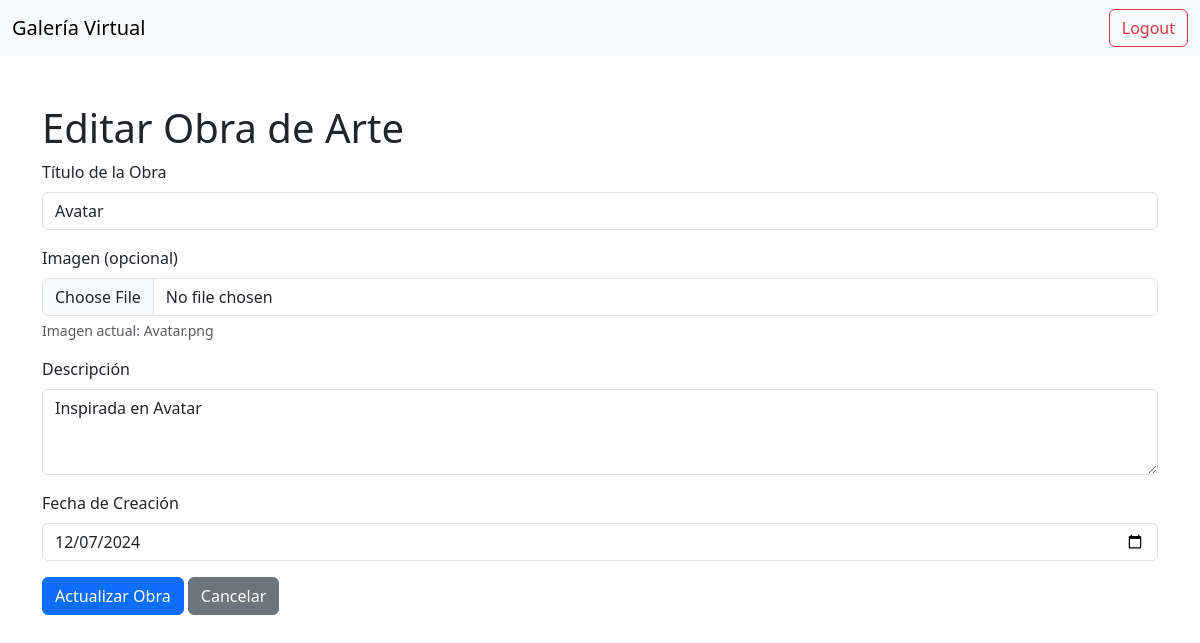
The app's page /edit/7 (signed in) with its own data.
### tables this page shows
CREATE TABLE artworks (
            id INTEGER PRIMARY KEY AUTOINCREMENT,
            title TEXT NOT NULL,
            image TEXT NOT NULL,
            description TEXT NOT NULL,
            creation_date TEXT NOT NULL
        );

### app.py (the view, shortened to what this page needs)
@app.route('/edit/<int:artwork_id>', methods=['GET', 'POST'])
def edit_artwork(artwork_id):
    if 'username' in session and session['role'] == 'admin':
        conn = sqlite3.connect('database.db')
        cursor = conn.cursor()
        cursor.execute('SELECT * FROM artworks WHERE id = ?', (artwork_id,))
        artwork = cursor.fetchone()
        conn.close()
        return render_template('edit_artwork.html', artwork=artwork)
    return redirect(url_for('login'))

### templates/edit_artwork.html (shortened to what this page needs)
<!DOCTYPE html>
<html lang="en">
<head>
    <link href="https://cdn.jsdelivr.net/npm/bootstrap@5.3.0/dist/css/bootstrap.min.css" rel="stylesheet">
</head>
<body>
    <nav class="navbar navbar-expand-lg navbar-light bg-light">
        <div class="container-fluid">
            <a class="navbar-brand" href="/">Galería Virtual</a>
            <div class="d-flex">
                <a class="btn btn-outline-danger" href="/logout">Logout</a>
            </div>
        </div>
    </nav>
    <div class="container mt-5">
        <h1>Editar Obra de Arte</h1>
        <form method="POST" enctype="multipart/form-data">
            <div class="mb-3">
                <label for="title" class="form-label">Título de la Obra</label>
                <input type="text" class="form-control" id="title" name="title" value="{{ artwork[1] }}" required>
            </div>
            <div class="mb-3">
                <label for="image" class="form-label">Imagen (opcional)</label>
                <input type="file" class="form-control" id="image" name="image">
                <p class="form-text">Imagen actual: {{ artwork[2] }}</p>
            </div>
            <div class="mb-3">
                <label for="description" class="form-label">Descripción</label>
                <textarea class="form-control" id="description" name="description" rows="3" required>{{ artwork[3] }}</textarea>
            </div>
            <div class="mb-3">
                <label for="creation_date" class="form-label">Fecha de Creación</label>
                <input type="date" class="form-control" id="creation_date" name="creation_date" value="{{ artwork[4] }}" required>
            </div>
            <button type="submit" class="btn btn-primary">Actualizar Obra</button>
            <a href="/admin-dashboard" class="btn btn-secondary">Cancelar</a>
        </form>
    </div>
</body>
</html>

### records on screen
artworks: title "Avatar", image "Avatar.png", description "Inspirada en Avatar", creation_date "12/07/2024"
